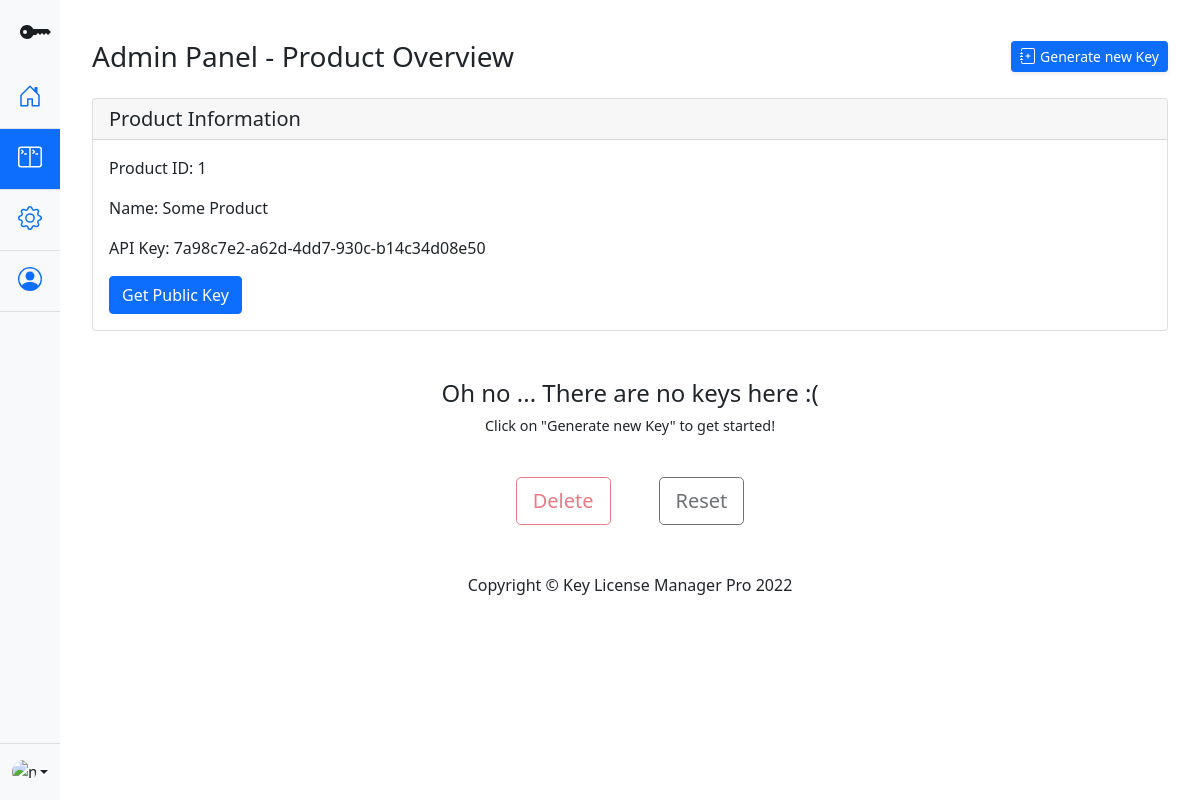
The app's page /cpanel/product/id/1 (signed in), older data.
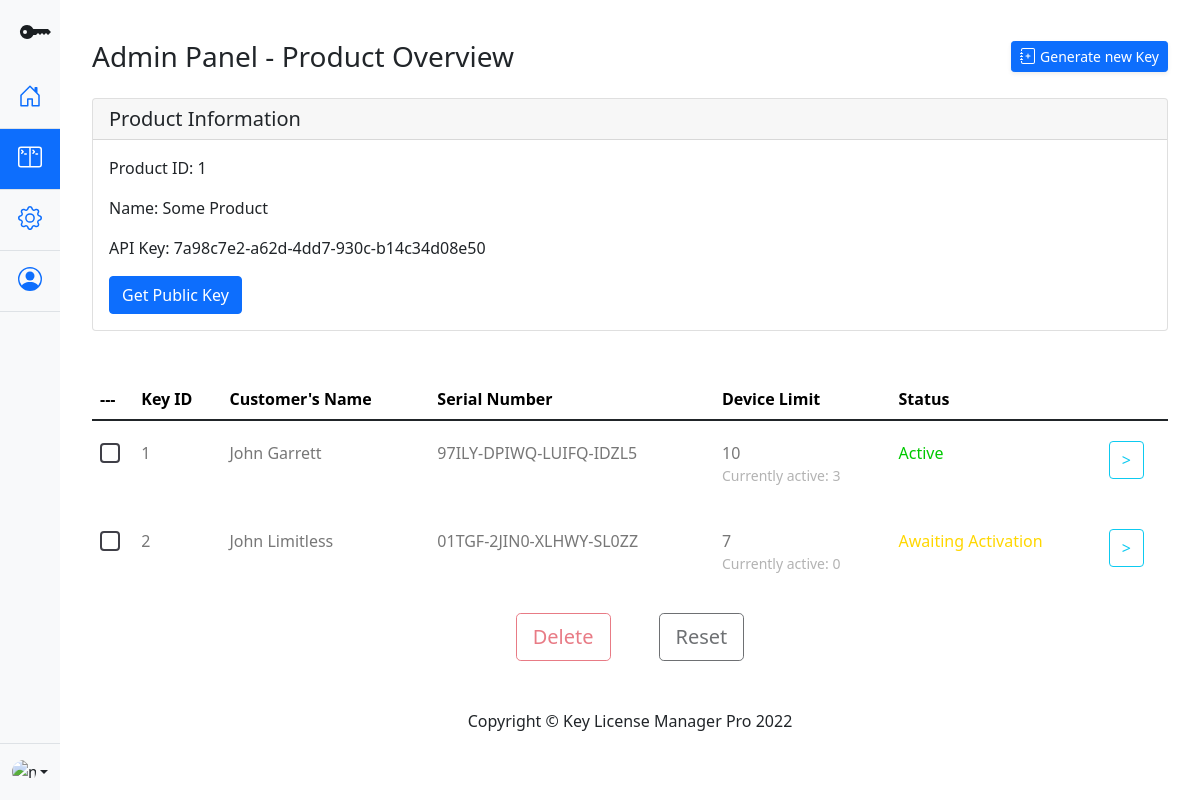
The same page, newer data.
### models.py (models this page shows)
class Product(db.Model):
    __tablename__ = "product"
    id = db.Column( db.Integer, primary_key=True )
    name = db.Column( db.String(100), unique=True )
    logo = db.Column( db.String(150) )
    privateK = db.Column(db.String(1100), unique=True)
    publicK = db.Column(db.String(1100), unique=True)
    apiK = db.Column( db.String(100), unique=True )

class Key(db.Model):
    __tablename__ = "key"
    id = db.Column(db.Integer, primary_key=True)
    productid = db.Column(db.Integer, db.ForeignKey('product.id'), nullable=False)
    customername = db.Column( db.String(100) )
    customeremail = db.Column( db.String(100) )
    customerphone = db.Column( db.String(20) )
    serialkey = db.Column( db.String(100), unique = True)
    maxdevices = db.Column( db.Integer )
    devices = db.Column( db.Integer )
    status = db.Column( db.Integer )
    expirydate = db.Column( db.Integer, nullable=False)

### main.py (the view)
@main.route('/cpanel/product/id/<productid>')
@login_required
def productDisplay(productid):
    keyList = DBAPI.getKeys(productid)
    productContent = DBAPI.getProductByID(productid)
    return render_template('product.html', prodID = productid, keyList = keyList, pcontent = productContent, pubKey = productContent.publicK.decode('utf-8'))

### databaseAPI.py (called while the page is built)
def getProductByID(productID):
    return Product.query.filter_by(id = productID).first()

def getKeys(productID):
    return Key.query.filter_by(productid = productID).all()

### templates/product.html (shortened to what this page needs)
<!doctype html>
<html lang="en">
	<head>
        <link rel="stylesheet" href="https://cdn.jsdelivr.net/npm/bootstrap-icons@1.8.1/font/bootstrap-icons.css">
		<link href="{{ url_for('static', filename='bootstrap.min.css') }}" rel="stylesheet">
		<link href="{{ url_for('static', filename='style.css') }}" rel="stylesheet">
	</head>
	<body>
        <section class="left-nav vh-100">
            <div class="d-flex flex-column bg-light vh-100" style="width: 5vw;">
                <a href="/" class="d-block p-3 link-dark text-decoration-none" title="Icon-only" data-bs-toggle="tooltip" data-bs-placement="right">
                    <svg xmlns="http://www.w3.org/2000/svg" width="40" height="32" fill="currentColor" class="bi bi-key-fill" viewBox="0 0 16 16">
                        <path d="M3.5 11.5a3.5 3.5 0 1 1 3.163-5H14L15.5 8 14 9.5l-1-1-1 1-1-1-1 1-1-1-1 1H6.663a3.5 3.5 0 0 1-3.163 2zM2.5 9a1 1 0 1 0 0-2 1 1 0 0 0 0 2z"/>
                    </svg>
                </a>
                <ul class="nav flex-grow-1 nav-pills nav-flush flex-column mb-auto text-center">
                    <li class="nav-item">
                        <a href="{{ url_for('main.cpanel') }}" class="nav-link py-3 border-bottom" aria-current="page" title="Home" data-bs-toggle="tooltip" data-bs-placement="right">
                            <svg class="bi" width="24" height="24" role="img" aria-label="Home">
                                <use xlink:href="#home"/>
                            </svg>
                        </a>
                    </li>
                    <li>
                        <a href="#" class="nav-link active py-3 border-bottom" title="Dashboard" data-bs-toggle="tooltip" data-bs-placement="right">
                        </a>
                    </li>
                    <li>
                        <a href="#" class="nav-link py-3 border-bottom" title="Orders" data-bs-toggle="tooltip" data-bs-placement="right">
                        </a>
                    </li>
                    <li>
                        <a href="#" class="nav-link py-3 border-bottom" title="Customers" data-bs-toggle="tooltip" data-bs-placement="right">
                            <svg class="bi" width="24" height="24" role="img" aria-label="Customers">
                                <use xlink:href="#people-circle"/>
                            </svg>
                        </a>
                    </li>
                </ul>
                <div class="dropdown border-top">
                    <a href="#" class="d-flex align-items-center justify-content-center p-3 link-dark text-decoration-none dropdown-toggle" id="dropdownUser3" data-bs-toggle="dropdown" aria-expanded="false">
                    <img src="https://github.com/mdo.png" alt="mdo" width="24" height="24" class="rounded-circle">
                    </a>
                </div>
            </div>
        </section>
        <div class="container-fluid right-display">
            <div id="content-wrapper" class="d-flex flex-column">
                <div id="content">
                    <div class="container-fluid special-padding main-body-setting">
                        <div class="d-sm-flex align-items-center justify-content-between mb-4">
                            <h1 class="h3 mb-0 text-gray-800">Admin Panel - Product Overview</h1>
                            <a id="createProductCall" href="#" class="d-none d-sm-inline-block btn btn-sm btn-primary shadow-sm">
                                <svg class="bi" width="16" height="16" role="img" aria-label="Home">
                                    <use xlink:href="#addproduct"/>
                                </svg>
                                Generate new Key</a>
                        </div>
                        <div class="container-fluid p-0">
                            <div class="card mb-5">
                                <h5 class="card-header">Product Information</h5>
                                <div class="card-body">
                                  <p class="card-text"><bold class="font-weight-bold">Product ID: </bold> {{ prodID }}</p>
                                  <p class="card-text"><bold class="font-weight-bold">Name: </bold> {{ pcontent.name }}</p>
                                  <p class="card-text"><bold class="font-weight-bold">API Key: </bold> {{ pcontent.apiK }}</p>
                                  <button id="getPubK" type="button" class="btn btn-primary">Get Public Key</button>
                                </div>
                            </div>
                            <div class="table-responsive custom-table-responsive">
                                {% if keyList|length > 0 %}
                                <table class="table custom-table">
                                    <thead>
                                        <tr>
                                            <th scope="col">
                                                ---
                                            </th>
                                            <th scope="col">Key ID</th>
                                            <th scope="col">Customer's Name</th>
                                            <th scope="col">Serial Number</th>
                                            <th scope="col">Device Limit</th>
                                            <th scope="col">Status</th>
                                        </tr>
                                    </thead>
                                    <tbody>
                                        {%for key in keyList%}
                                            <tr scope="row">
                                                <th scope="row">
                                                    <label class="control control--checkbox">
                                                        <div class="control__indicator"></div>
                                                    </label>
                                                </th>
                                                <td class="key-id-data">
                                                    {{ key.id }}
                                                </td>
                                                <td>{{ key.customername }}</td>
                                                <td>{{ key.serialkey }}</td>
                                                <td>
                                                    {{ key.maxdevices }}
                                                    <small class="d-block"><bold>Currently active:</bold> {{ key.devices }}</small>
                                                </td>
                                                {% if key.status == 0 %}
                                                    <td class="status-inactive">Awaiting Activation</td>
                                                {% elif key.status == 1 %}
                                                    <td class="status-active">Active</td>
                                                {% elif key.status == 2 %}
                                                    <td class="status-revoked">Revoked</td>
                                                {% endif %}
                                                <td>
                                                    <a href="{{ url_for('main.keyDataDisplay', keyid = key.id) }}">
                                                        <button type="button" class="btn btn-outline-info">></button>
                                                    </a>
                                                </td>
                                            </tr>
                                            <tr class="spacer">
                                                <td colspan="100"></td>
                                            </tr>
                                        {%endfor%}
                                    </tbody>
                                </table>
                                {% else %}
                                    <h2 class="empty-header-text">Oh no ... There are no keys here :(</h2>
                                    <p class="empty-paragraph-text">Click on "Generate new Key" to get started!</p>
                                {% endif %}
                            </div>
                            <div class="d-flex justify-content-center mb-5">
                                <button type="button" class="btn btn-lg btn-outline-danger ms-4 me-4 action-on-key disabled">Delete</button>
                                <button type="button" class="btn btn-lg btn-outline-dark ms-4 me-4 action-on-key disabled">Reset</button>
                            </div>
                        </div>
                    </div>
                </div>
                <footer class="sticky-footer bg-white">
                    <div class="container my-auto">
                        <div class="copyright text-center my-auto">
                            <span>Copyright © Key License Manager Pro 2022</span>
                        </div>
                    </div>
                </footer>
</div>
        </div>
    </body>
</html>

### static/style.css (style rules this page uses)
:root { --product-card-height: 20vh; }
body { min-height: 100vh; min-height: -webkit-fill-available; }
html { height: -webkit-fill-available; }
.bi { vertical-align: -.125em; pointer-events: none; fill: currentColor; }
.dropdown-toggle { outline: 0; }
.nav-flush .nav-link { border-radius: 0; }
.left-nav { position: fixed; left: 0; top: 0; width: 5vw; }
.right-display { padding-left: 5vw; padding-right: 0px !important; }
.special-padding { padding-left: 2rem !important; padding-right: 2rem !important; }
.custom-table { min-width: 900px; }
.custom-table thead tr, .custom-table thead th { border-top: none; border-bottom: none !important; color: rgb(0, 0, 0); }
.custom-table tbody th, .custom-table tbody td { color: #777; font-weight: 400; padding-bottom: 20px; padding-top: 20px; font-weight: 300; }
.custom-table tbody th small, .custom-table tbody td small { color: #b3b3b3; font-weight: 300; }
.custom-table tbody tr:not(.spacer) { border-radius: 7px; overflow: hidden; -webkit-transition: .3s all ease; -o-transition: .3s all ease; transition: .3s all ease; }
.custom-table tbody tr th, .custom-table tbody tr td { background: #ffffff; border: none; -webkit-transition: .3s all ease; -o-transition: .3s all ease; transition: .3s all ease; }
.custom-table tbody tr th a, .custom-table tbody tr td a { color: #b3b3b3; }
.custom-table tbody tr th:first-child, .custom-table tbody tr td:first-child { border-top-left-radius: 0px; border-bottom-left-radius: 0px; }
.custom-table tbody tr th:last-child, .custom-table tbody tr td:last-child { border-top-right-radius: 0px; border-bottom-right-radius: 0px; }
.custom-table tbody tr.spacer td { padding: 0 !important; height: 3px; border-radius: 0 !important; background: transparent !important; }
.control { display: block; position: relative; margin-bottom: 25px; cursor: pointer; font-size: 18px; }
.control__indicator { position: absolute; top: 2px; left: 0; height: 20px; width: 20px; border-radius: 4px; border: 2px solid #3f3f47; background: transparent; }
.control__indicator:after { font-family: 'Arial'; font-size: 1rem; content: ''; position: absolute; display: none; }
.control--checkbox .control__indicator:after { top: 50%; left: 50%; -webkit-transform: translate(-50%, -52%); -ms-transform: translate(-50%, -52%); transform: translate(-50%, -52%); }
.status-active { color: rgb(0, 201, 0) !important; }
.status-inactive { color: gold !important; }
.main-body-setting { margin-top: 5vh !important; }

Row changes from the older to the newer data that the page shows:
added Key: id "1", customername "John Garrett", serialkey "97ILY-DPIWQ-LUIFQ-IDZL5", maxdevices "10", devices "3", status "Active"
added Key: id "2", customername "John Limitless", serialkey "01TGF-2JIN0-XLHWY-SL0ZZ", maxdevices "7", devices "0", status "Awaiting Activation"
Text that changed along with them:
text no longer shown: "Oh no ... There are no keys here :( Click on \"Generate new Key\" to get started!"
text now shown: "--- Key ID Customer's Name Serial Number Device Limit Status"
